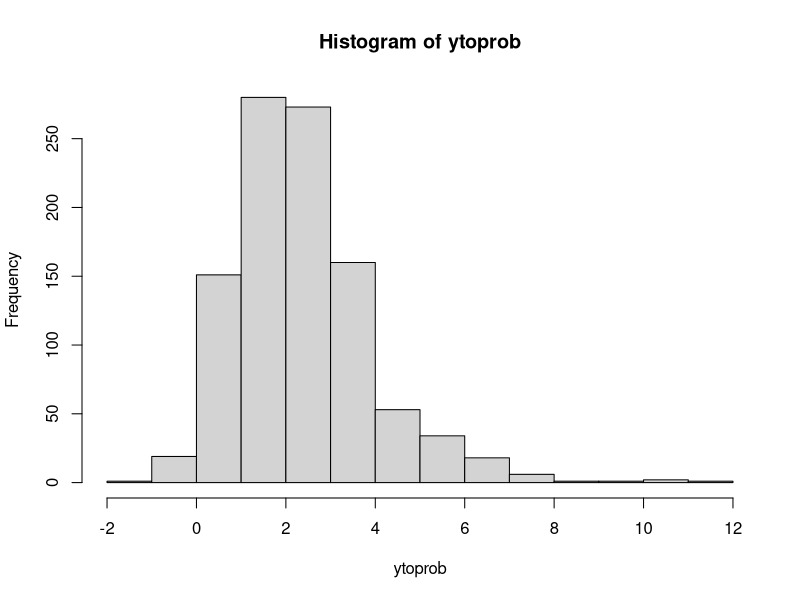
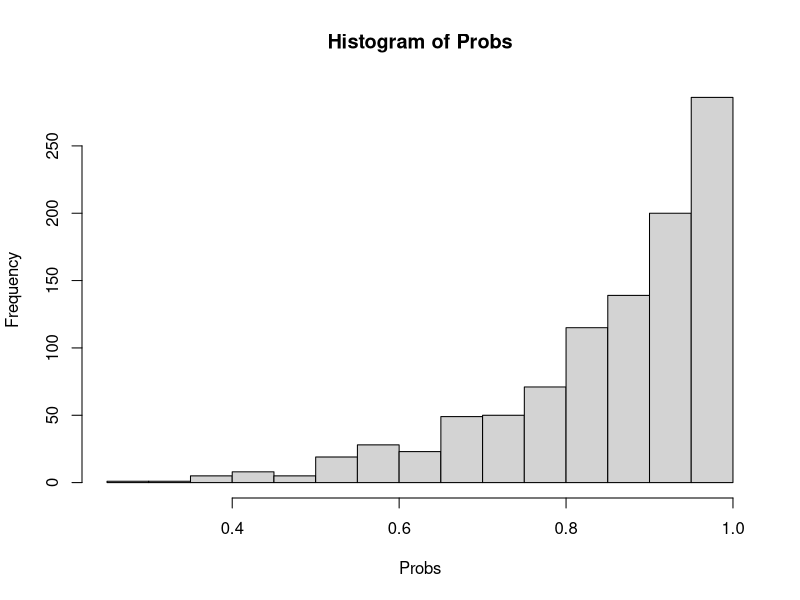
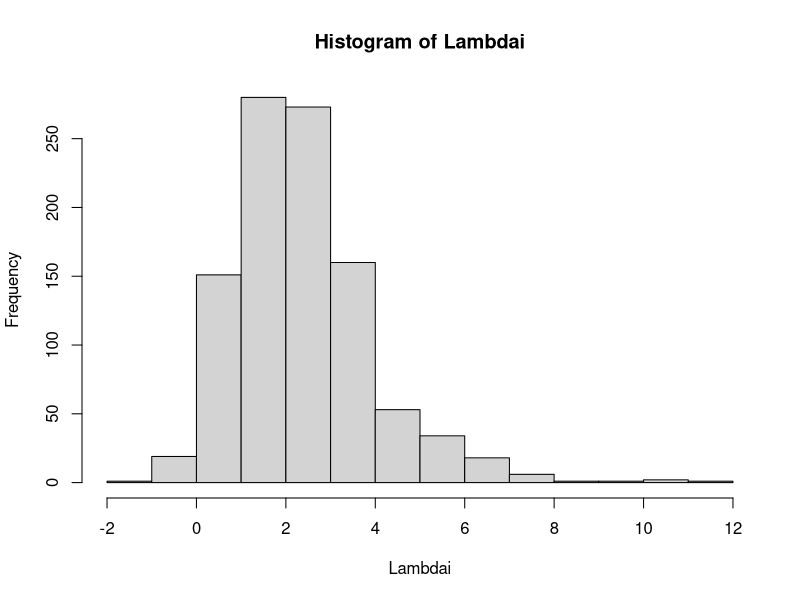
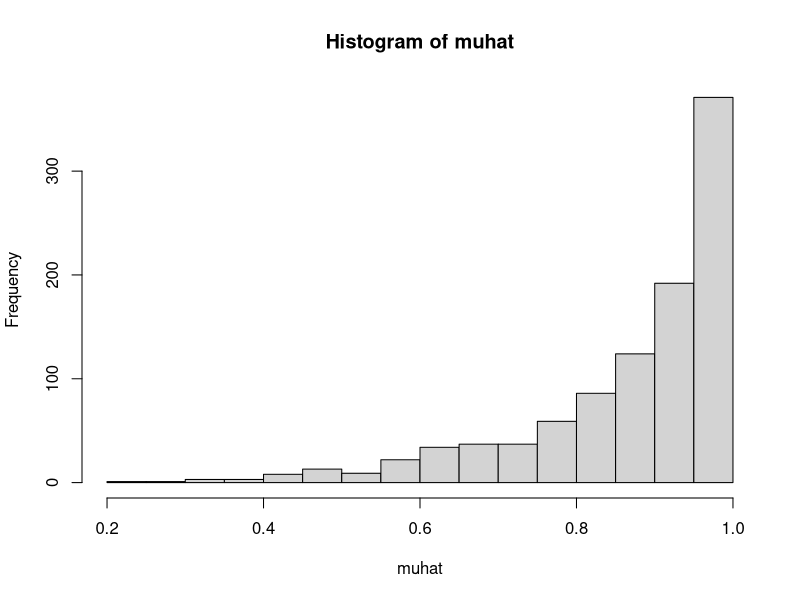
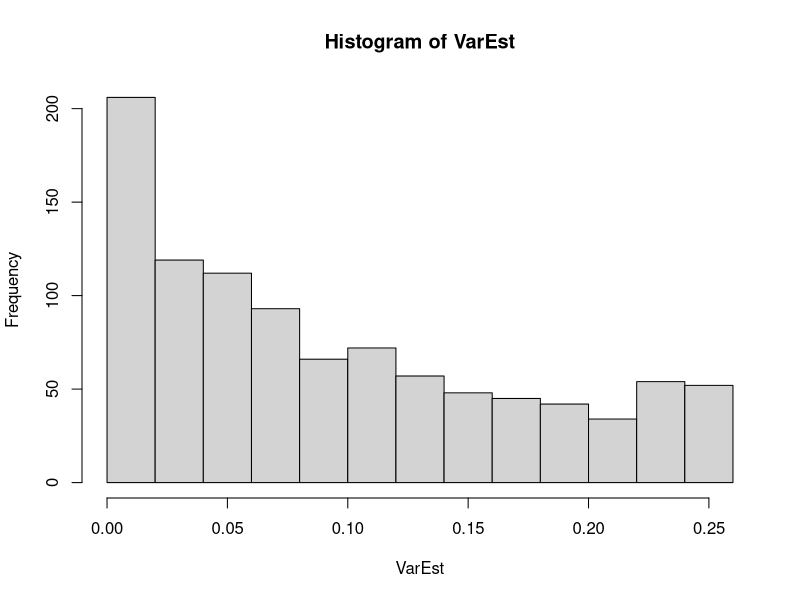

Write the R code that produced these figures, in order. (Note: this script raises an error after producing the figures.)
#@@@@@@@@@@@@@@@@@@@@@@@@@@@@@@@@@@@@@@@@@@@@@@@@@@@@@@@@@@@@@@@@@@@@@@@@@@
#@@@@@@ Based on 2004 Efron's paper @@@@@@@@@@@@@@@@@@@@@@@@@@@@@@@@@@@@@@@
#@@@ Efron B. (2004) The estimation of prediction error: covariance 
#@@@ penalties and cross-validation, 
#@@@ Journal of the American Statistical Association, Vol. 99(467), 619-632
#@@@@@@@@@@@@@@@@@@@@@@@@@@@@@@@@@@@@@@@@@@@@@@@@@@@@@@@@@@@@@@@@@@@@@@@@@@
library(reshape2)
library(tidyverse)

#Create a sample dataset of X
n<-1000
#x1<-sample(1:n,n,replace=T)/n*10
#x2<-sample(1:n,n,replace=T)/n*10
#x3<-x1^2
#x4<-x2^2
#x5<-x1 + x4 
#x6<-sample(1:n,n,replace=T)/n*10

x1<-rnorm(n)
x2<-rnorm(n)*2
x3<-rnorm(n)*3
x4<-x1^2
x5<-x2^2
# x6 is a combination of x1 and x4
x6<-x1 + x4 
x7<-sample(1:n,n,replace=T)/n*10
b<-c(1,1,1,1,1,1,1,1)

#@@@@@ TRUE MODEL @@@@@@@@@@@@@@@@@@@@@@@@@@@
#@@@@@ Create logodds of probabilities

#Empty model
#Model1
#ytoprob<-(b[1])/5

#clean model with independent variables
#Model2
#ytoprob<-(b[1]+b[2]*x1+b[3]*x2+b[4]*x3)/5

#Excessive models
#Model3
ytoprob<-(b[1]+b[2]*x1+b[3]*x2+b[4]*x3+b[5]*x4+b[6]*x5+b[7]*x6+b[8]*x7)/5

#Model4
#ytoprob<-b[1]+b[2]*x1+b[3]*x2+b[4]*x3+b[5]*x4

hist(ytoprob)

#Create TRUE probabilities
Probs<-exp(ytoprob)/(1+exp(ytoprob))
hist(Probs)
mean(Probs)

#@@@@@@@@@@ BINARY OUTCOMES FROM THE MODELS @@@@@@@
#create binary outcomes
Zbin<-rbinom(n,1,Probs)
table(Zbin)
#hist(ytoprob)

#This is the true value of binomial deviance
Lambdai<-log(Probs/(1-Probs))
hist(Lambdai)
sum(Lambdai)

#Run an estimation model
#ZmodBin<-glm(Zbin~x1+x2+x3+x4+x5+x6,family="binomial")
ZmodBin<-glm(Zbin~x1+x2+x3+x4+x5+x6+x7,family="binomial")
#ZmodBin<-glm(Zbin~x1+x2,family="binomial")
#ZmodBin<-lm(Zbin~x1+x2+x6)

summary(ZmodBin)
names(ZmodBin)
muhat<-ZmodBin$fitted.values
hist(muhat)
totmean<-mean(muhat)
VarTot<-totmean*(1-totmean)

#Estimate Total Variance
VarEst<-muhat*(1-muhat)
hist(VarEst)
sum(VarEst)

#@@@@@@@@@@@@@@@@@@@@@@@@@@@@@@@@@@@@@@@@@@@@@@@@@@@@@@@@@@@@@@@@@@@@@@@@@@@@@@@@@@@@@@@@
#@@@ Estimation of DFs by perturbing one observation at a time (conditional covariance) @
#@@@@ Based on equation 3.22 @@@@@@@@@@@@@@@@@@@@@@@@@@@@@@@@@@@@@@@@@@@@@@@@@@@@@@@@@@@@
#@@@@ Discussion in the simulation section shows that df=Omega/2. We have DF=Omega @@@@@@
#@@@@@@@@@@@@@@@@@@@@@@@@@@@@@@@@@@@@@@@@@@@@@@@@@@@@@@@@@@@@@@@@@@@@@@@@@@@@@@@@@@@@@@@@

# Omega<-rep(0,n)
# DFi<-rep(0,n)
# 
# for (k in 1:n)
# {
#   Pert1<-Zbin
#   Pert2<-Zbin
#   Pert1[k]<-1
#   Pert2[k]<-0
#   Muhat1<-glm(Pert1~x1+x2+x3+x4+x5+x6+x7,family="binomial")$fitted.values
#   Muhat2<-glm(Pert2~x1+x2+x3+x4+x5+x6+x7,family="binomial")$fitted.values
#   #   Muhat1<-glm(Pert1~x1+x2,family="binomial")$fitted.values
#   #   Muhat2<-glm(Pert2~x1+x2,family="binomial")$fitted.values
#   LambdaEst1<-log(Muhat1/(1-Muhat1))
#   LambdaEst2<-log(Muhat2/(1-Muhat2))
#   
#   #Below is not Omega but rather omega/2. Don't need to divide by 2 later.
#   Omega[k]<-VarEst[k]*(LambdaEst1[k]-LambdaEst2[k])
#   # Should be this, if following logic of equation 2.12, but doesn't work as expected
#   DFi[k]<-VarEst[k]*(LambdaEst1[k]-LambdaEst2[k])/2/VarTot
# }
# 
# hist(Omega)
# #hist(DFi)
# #sum(DFi)
# #DFraw seems to be working OK
# Dfraw<-sum(Omega)
# Dfraw
# 
# #@@@@@@@@@@@@@@@@@@@@@@@@@@@@@@@@@@@@@@@@@@@@@@@@@@@@@@@
# #@@@@ Parametric (unconditional) Bootstrap @@@@@@@@@@@@@
# #@@@@ Use the idea of linear regression of y on muhat @@
# #@@@@@@@@@@@@@@@@@@@@@@@@@@@@@@@@@@@@@@@@@@@@@@@@@@@@@@@
# 
# mm<-1000
# Simout<-matrix(0,ncol=mm,nrow=n) 
# ZbinSim<-matrix(0,ncol=mm,nrow=n) 
# 
# for (k in 1:mm)
# {
#   ZbinSim[,k]<-rbinom(n,1,muhat)
#   
#   #True values of mu the correct result
#   #ZbinSim[,k]<-rbinom(n,1,Probs)
#   
#   #ZmodBin1<-glm(ZbinSim[,k]~x1+x2+x3+x4+x5+x7,family="binomial")
#   ZmodBin1<-glm(ZbinSim[,k]~x1+x2,family="binomial")
#   #ZmodBin1<-glm(ZbinSim[,k]~x1+x2+x3+x4+x5,family="binomial")
#   Simout[,k]<-ZmodBin1$fitted.values
#   
# }
# 
# 
# CoefReg<-rep(0,n)
# for (k in 1:n)
# {
#   CoefReg[k]<-lm(Simout[k,]~ZbinSim[k,])$coefficients[2]
#   print(CoefReg[k])
#   
#   # if (is.na(CoefReg[k])) {print(Simout[k,])
#   #    plot(ZbinSim[k,],Simout[k,])
#   #    print(summary(lm(Simout[k,]~ZbinSim[k,])))}
# }

#some bootsrtrap samplescan lead to degenerate samples and geenrate NA in regression
#should go away with very large samples that will have enough variability
#Here we ignore the NA runs and rather than directly calculating the sum 
#we calclulate the mean fo non-NA values and multuply by the n
mean(CoefReg,na.rm=T)*n

#@@@@@@@@@@@@@@@@@@@@@@@@@@@@@@@@@@@@@@@@@@@@@@@@@@@@@@@
#@@@@@@@ NEURAL NETWORKS @@@@@@@@@@@@@@@@@@@@@@@@@@@@@@@
#@@@@ Parametric (conditional) Bootstrap  @@@@@@@@@@@@@@
#@@@@ Use the calculations in Efron formula 3.17  @@@@@@
#@@@@@@@@@@@@@@@@@@@@@@@@@@@@@@@@@@@@@@@@@@@@@@@@@@@@@@@
library(nnet)
targets<-Zbin
indep<-cbind(x1,x2,x3,x4,x5,x6,x7)
trainInd <- sample(1:n,2*n/3)
testInd <- (1:n)[-trainInd]
table(targets[trainInd])
NodeList<-1:10
CorVec<-1:length(NodeList)

#@@@@@@@@@@@@@  Estimating which model performs the best @@@@@@
#@@@@@@@@@@@@@ bestNode is the model @@@@@@@@@@@@@@@@@@@@@@@@@@

# for (k in 1:length(NodeList))
# {
#   hidNodes<-NodeList[k]
# NetOut<- nnet(indep[trainInd,], targets[trainInd], size = hidNodes, rang = 0.01,
#             decay = 5e-4, maxit = 200,trace=F)
# 
# #plot(Probs,NetOut$fitted.values)
# print(c(hidNodes,cor(targets[testInd],predict(NetOut,indep[testInd,]))))
# CorVec[k]<-cor(targets[testInd],predict(NetOut,indep[testInd,]))
# }
# CorVec
# bestNode<-NodeList[order(CorVec)[length(CorVec)]]
# bestNode

#@@@@@@@@@@@@@ Calculating the DF using conditional perturbation @@@@@@@@@@@@@@@@@@@@@@

pert_nnet <- function(sizes, maxits, reps = 1){
df_list = list()
iter = 1
  
Omega_df = data.frame(matrix(nrow = n*length(maxits)*length(sizes)*reps, ncol = 5))
colnames(Omega_df) = c("rep", "size", "maxit", "omega_num", "omega")
 for (r in 1:reps){ 
   Omega<-rep(0,n)
   OmegaLarge <- rep(0,n)
   DFi<-rep(0,n)
   
    for (k in 1:n)
    {
      
      Pert1<-Zbin
      Pert2<-Zbin
      Pert1[k]<-1
      Pert2[k]<-0
      
      col = 1
      for (i in 1:length(maxits)){
      for (j in 1:length(sizes)){
        Muhat1<- nnet(indep, Pert1, size = sizes[j], rang = 0.1,
                      decay = 5e-4, maxit = maxits[i],trace=F)$fitted.values
        Muhat2<- nnet(indep, Pert2, size = sizes[j], rang = 0.1,
                      decay = 5e-4, maxit = maxits[i],trace=F)$fitted.values
        Muhat1<-ifelse(Muhat1>0.9999,0.9999,Muhat1)
        Muhat1<-ifelse(Muhat1<0.0001,0.0001,Muhat1)
        Muhat2<-ifelse(Muhat2>0.9999,0.9999,Muhat2)
        Muhat2<-ifelse(Muhat2<0.0001,0.0001,Muhat2)
        
        LambdaEst1<-log(Muhat1/(1-Muhat1))
        LambdaEst2<-log(Muhat2/(1-Muhat2))
        
        
        Omega_df[iter,]<-list(r, sizes[j], maxits[i], k, VarEst[k]*(LambdaEst1[k]-LambdaEst2[k]))
        iter = iter+1
        #print(Muhat1[k]-Muhat2[k])
      }
      }
      
      print(paste(k, "finished"))
      
      # Should be this, if following logic of equation 2.12, but doesn't work as expected
      #DFi[k]<-VarEst[k]*(LambdaEst1[k]-LambdaEst2[k])/2/VarTot
    }
    
 }
  return(Omega_df)
  
}
  
# Put in Number of nodes you want to see here
library(reshape2)
library(dplyr)
omega_df = pert_nnet(c(1,2,3), maxits = c(20, 50, 100, 150, 200, 300, 400, 500), reps = 2)
omega_df$lambda_diff = ifelse(omega_df$omega > 0, "pos", "neg")

omega_sum = omega_df %>% group_by(rep, size, maxit) %>% summarise(GDF = sum(omega)) %>%group_by(size,maxit) %>%
  summarise(mean_over_reps = mean(GDF), sd_over_reps = sd(GDF))
sum_df = spread(omega_df %>% group_by(size, maxit) %>% count(lambda_diff), lambda_diff, n) %>% 
  mutate('prop_neg' = neg/(neg + pos))
sum_df$size = as.factor(sum_df$size)
ggplot(sum_df, aes(maxit, prop_neg, col = size)) +
  geom_point() +
  labs(x = "Max Iterations", y = "Proportion of Negative Omegas", title = paste("N = ", n, ", Partitions = ", n))


omega_df$lambda_diff = ifelse(omega_df$omega > 0, 1, 0)
pos_df = omega_df %>% group_by(size, maxit, omega_num) %>% summarise(prop_pos = sum(lambda_diff), avg_omega = mean(omega))


csums = sapply(omega_list, colSums)
print(csums)
rnames = rownames(csums)
df = as.data.frame(csums) %>% tibble::rownames_to_column("num_nodes") %>% 
  melt() %>% rename(repetition = variable, GDF = value)

ggplot(df, aes(num_nodes, GDF, colour = repetition)) +
  geom_point() +
  labs(x = "Num Hidden Nodes", y = "GDF", title = paste("N = ", n))

# ----------------------MULTIPLE POINT PERTURBATION WITH MAXITS ------------ 

targets<-Zbin
indep<-cbind(x1,x2,x3,x4,x5,x6,x7)
trainInd <- sample(1:n,2*n/3)
testInd <- (1:n)[-trainInd]
table(targets[trainInd])
NodeList<-1:10
CorVec<-1:length(NodeList)

parts = 50
split_data <- function(n, partitions = 100){
  samp = seq(1,n)
  rand = sample(samp, n, replace = F)
  spl = split(rand, ceiling(seq_along(samp) / (n/partitions)))
  return(spl)
}

VarParts = list()
split = split_data(n, partitions = parts)
for (p in 1:length(split)){
  VarParts[[p]] = VarEst[split[[p]]]
}

pert_nnet_mult <- function(sizes, maxits, reps = 1){
  iter = 1
  df_list = list()
  Omega_df = data.frame(matrix(nrow = parts*length(maxits)*length(sizes)*reps, ncol = 5))
  colnames(Omega_df) = c("rep", "size", "maxit", "partition", "omega")
  for (r in 1:reps){ 
    Omega<-rep(0,parts)
    DFi<-rep(0,parts)
    
    for (k in 1:parts)
    {
      
      Pert1<-Zbin
      Pert2<-Zbin
      inds = split[[k]]
      Pert1[inds]<-1
      Pert2[inds]<-0
      for (i in 1:length(maxits)){
      for (j in 1:length(sizes)){
        Muhat1<- nnet(indep, Pert1, size = sizes[j], rang = 0.1,
                      decay = 5e-4, maxit =maxits[i],trace=F)$fitted.values
        Muhat2<- nnet(indep, Pert2, size = sizes[j], rang = 0.1,
                      decay = 5e-4, maxit =  maxits[i],trace=F)$fitted.values
        Muhat1<-ifelse(Muhat1>0.9999,0.9999,Muhat1)
        Muhat1<-ifelse(Muhat1<0.0001,0.0001,Muhat1)
        Muhat2<-ifelse(Muhat2>0.9999,0.9999,Muhat2)
        Muhat2<-ifelse(Muhat2<0.0001,0.0001,Muhat2)
        
        LambdaEst1<-log(Muhat1/(1-Muhat1))
        LambdaEst2<-log(Muhat2/(1-Muhat2))
        
        Omega_df[iter,]<-list(r, sizes[j], maxits[i], k, sum(VarEst[inds]*(LambdaEst1[inds]-
                                                                             LambdaEst2[inds])))
        iter = iter+1
        #print(Muhat1[k]-Muhat2[k])
      }
      }
      print(paste(k, "finished"))
      
      # Should be this, if following logic of equation 2.12, but doesn't work as expected
      #DFi[k]<-VarEst[k]*(LambdaEst1[k]-LambdaEst2[k])/2/VarTot
    }
    
    Omega_df = as.data.frame(Omega_df)
  }
  return(Omega_df)
  
}

# Put in Number of nodes you want to see here
omega_list = pert_nnet_mult(1, maxits = c(200), reps = 50)

omega_sum = omega_list %>% group_by(rep, size, maxit) %>% summarise(GDF = sum(omega)) %>%group_by(size,maxit) %>%
  summarise(mean_over_reps = mean(GDF), sd_over_reps = sd(GDF))
omega_list$lambda_diff = ifelse(omega_list$omega > 0, "pos", "neg")
sum_df = spread(omega_list %>% group_by(size, maxit) %>% count(lambda_diff), lambda_diff, n) %>% 
  mutate('prop_neg' = neg/(neg + pos))
sum_df$size = as.factor(sum_df$size)
ggplot(sum_df, aes(maxit, prop_neg, col = size)) +
  geom_point() +
  labs(x = "Max Iterations", y = "Proportion of Negative Omegas", title = paste("N = ", n, ", Partitions = ", parts))

by_partition = spread(omega_list %>% select(-lambda_diff), rep, omega)
by_partition = by_partition %>% select(-size, -maxit, -partition)
by_partition = as.data.frame(t(by_partition))

ggplot(data = melt(by_partition), aes(variable, value)) + 
  geom_boxplot() +
  coord_flip() +
  labs(y = 'Omega Value', x = 'Partition', title = "1 Hidden Node,  Maxit = 200")

partition_quantiles = as.data.frame(t(apply
                                      (by_partition, 1, quantile, probs = c(0, 0.1, 0.25, 0.5, 0.75, 0.9, 1))))

csums = sapply(omega_list, colSums)
print(csums)
rnames = rownames(csums)
df = as.data.frame(csums) %>% tibble::rownames_to_column("num_nodes") %>% 
  melt() %>% rename(repetition = variable, GDF = value)

ggplot(df, aes(num_nodes, GDF, colour = repetition)) +
  geom_point() +
  labs(x = "Num Hidden Nodes", y = "GDF", title = paste("N = ", n))



# ------------------- Using neuralnet ---------------------------
pert_neuralnet <- function(sizes, reps = 1){
  df_list = list()
  for (r in 1:reps){ 
    Omega<-rep(0,n)
    OmegaLarge <- rep(0,n)
    DFi<-rep(0,n)
    Omega_df <- matrix(0, nrow = n, ncol = length(sizes))
    for (k in 1:n)
    {
      
      Pert1<-Zbin
      Pert2<-Zbin
      Pert1[k]<-1
      Pert2[k]<-0
      AllSet<-data.frame(Pert1, Pert2, x1,x2,x3,x4,x5,x6,x7)
      
      for (j in 1:length(sizes)){
        Muhat1<- neuralnet(Pert1~x1+x2+x3+x4+x5+x6+x7, data=AllSet, stepmax = 200, 
                            hidden= sizes[j], linear.output = FALSE)$net.result[[1]][,1]
        Muhat2<- neuralnet(Pert2~x1+x2+x3+x4+x5+x6+x7, data=AllSet, stepmax = 200,
                            hidden= sizes[j], linear.output = FALSE)$net.result[[1]][,1]
        Muhat1<-ifelse(Muhat1>0.9999,0.9999,Muhat1)
        Muhat1<-ifelse(Muhat1<0.0001,0.0001,Muhat1)
        Muhat2<-ifelse(Muhat2>0.9999,0.9999,Muhat2)
        Muhat2<-ifelse(Muhat2<0.0001,0.0001,Muhat2)
        
        LambdaEst1<-log(Muhat1/(1-Muhat1))
        LambdaEst2<-log(Muhat2/(1-Muhat2))
        
        Omega_df[k,j]<-VarEst[k]*(LambdaEst1[k]-LambdaEst2[k])
        #print(Muhat1[k]-Muhat2[k])
      }
      
      print(paste(k, "finished"))
      
      # Should be this, if following logic of equation 2.12, but doesn't work as expected
      #DFi[k]<-VarEst[k]*(LambdaEst1[k]-LambdaEst2[k])/2/VarTot
    }
    
    Omega_df = as.data.frame(Omega_df)
    colnames(Omega_df) = sizes
    df_list[[r]] = Omega_df
  }
  return(df_list)
  
}

# Put in Number of nodes you want to see here
library(reshape2)
library(dplyr)
omega_list = pert_neuralnet(c(1,2,3), reps = 3)
csums = sapply(omega_list, colSums)
print(csums)
rnames = rownames(csums)
df = as.data.frame(csums) %>% tibble::rownames_to_column("num_nodes") %>% 
  melt() %>% rename(repetition = variable, GDF = value)

ggplot(df, aes(num_nodes, GDF, colour = repetition)) +
  geom_point() +
  labs(x = "Num Hidden Nodes", y = "GDF", title = paste("N = ", n))


#@@@@@@@@@@@@@@@@@@@@@@@@@@@@@@@@@@@@@@@@@@@@@@@@@@@@@@@@@@@@@@@@@@ms
#@@@@@@@@@@@@@@ Another package for neural network @@@@@@@@@@@@@@@@
#@@@@@@@@@@@@@@@@@@@@@@@@@@@@@@@@@@@@@@@@@@@@@@@@@@@@@@@@@@@@@@@@@@
# library(neuralnet)
# AllSet<-data.frame(Zbin,x1,x2,x3,x4,x5,x6,x7)
# trainInd <- sample(1:n,2*n/3)
# testInd <- (1:n)[-trainInd]
# NodeList<-1:10
# CorVec<-1:length(NodeList)
# 
# #@@@@@@@@@@@@@  Estimating which model performs the best @@@@@@
# #@@@@@@@@@@@@@ bestNode is the model @@@@@@@@@@@@@@@@@@@@@@@@@@
# 
# for (k in 1:length(NodeList))
# {
#   hidNodes<-NodeList[k]
#   NetOut<- neuralnet(Zbin~x1+x2+x3+x4+x5+x6+x7, data=AllSet[trainInd,], hidden= hidNodes, linear.output = FALSE)
#   
#   plot(Probs[trainInd],NetOut$net.result[[1]])
#   print(c(hidNodes,cor(targets[testInd],predict(NetOut,AllSet[testInd,]))))
#   CorVec[k]<-cor(targets[testInd],predict(NetOut,AllSet[testInd,]))
# }
# CorVec
# bestNode<-NodeList[order(CorVec)[length(CorVec)]]
# bestNode
# 
# #@@@@@@@@@@@@@ Calculating the DF using conditional perturbation @@@@@@@@@@@@@@@@@@@@@@
# Omega<-rep(0,n)
# DFi<-rep(0,n)
# 
# for (k in 1:n)
# {
#   
#   AllSet$Pert1<-Zbin
#   AllSet$Pert2<-Zbin
#   AllSet$Pert1[k]<-1
#   AllSet$Pert2[k]<-0
#   
#   # Muhat1<- neuralnet(Pert1~x1+x2+x3+x4+x5+x6+x7, data=AllSet, hidden=bestNode, linear.output = FALSE)$net.result[[1]]
#   # Muhat2<- neuralnet(Pert2~x1+x2+x3+x4+x5+x6+x7, data=AllSet, hidden=bestNode, linear.output = FALSE)$net.result[[1]]
#   Muhat1<- neuralnet(Pert1~x1+x2+x3+x4+x5+x6+x7, data=AllSet, hidden=1, linear.output = FALSE)$net.result[[1]]
#   Muhat2<- neuralnet(Pert2~x1+x2+x3+x4+x5+x6+x7, data=AllSet, hidden=1, linear.output = FALSE)$net.result[[1]]
#   print(Muhat1[k]-Muhat2[k])
#   
#   #Guard against extreme values  
#   Muhat1<-ifelse(Muhat1>0.9999,0.9999,Muhat1)
#   Muhat1<-ifelse(Muhat1<0.0001,0.0001,Muhat1)
#   Muhat2<-ifelse(Muhat2>0.9999,0.9999,Muhat2)
#   Muhat2<-ifelse(Muhat2<0.0001,0.0001,Muhat2)
#   
#   LambdaEst1<-log(Muhat1/(1-Muhat1))
#   LambdaEst2<-log(Muhat2/(1-Muhat2))
#   Omega[k]<-VarEst[k]*(LambdaEst1[k]-LambdaEst2[k])
#   # Should be this, if following logic of equation 2.12, but doesn't work as expected
#   DFi[k]<-VarEst[k]*(LambdaEst1[k]-LambdaEst2[k])/2/VarTot
# }
# 
# hist(Omega)
# hist(DFi)
# sum(DFi)
# 
# #DFraw seems to be working OK
# Dfraw<-sum(Omega)
# mean(Omega,na.rm=T)*n
# 
# Dfraw
# 
# 
# 
# 
# #@@@@@@@@@@@@@@@@@@@@@@@@@@@@@@@@@@@@@@@@@@@@@@@@@@@@@@@
# #@@@@ Parametric (unconditional) Bootstrap @@@@@@@@@@@@@
# #@@@@ Use the calculations in Efron formula 3.17  @@@@@@
# #@@@@@@@@@@@@@@@@@@@@@@@@@@@@@@@@@@@@@@@@@@@@@@@@@@@@@@@
# #@@ Just started, haven't implemented yet
# 
# mm<-1000
# Simout<-matrix(0,ncol=mm,nrow=n) 
# ZbinSim<-matrix(0,ncol=mm,nrow=n) 
# 
# 
# 
# 
# #@@@@@@@@@@@@@@@@@@@@@@@@@@@@@@@@@@@@@@@@@@@@@@@@@@@@@@@@@@@@@@@@@@@
# #@@@@ Trying a new package dglars and gdf function @@@@@@@@@@@@@@@@@
# #@@@@@@@@@@@@@@@@@@@@@@@@@@@@@@@@@@@@@@@@@@@@@@@@@@@@@@@@@@@@@@@@@@@
# #@ dglars is using least angle regress (LARS) which is still a regression model 
# #install.packages("dglars")
# library(dglars)
# fit <- dglars(Zbin~x1+x2+x3+x4+x5+x6+x7, binomial)
# gdf(fit)




